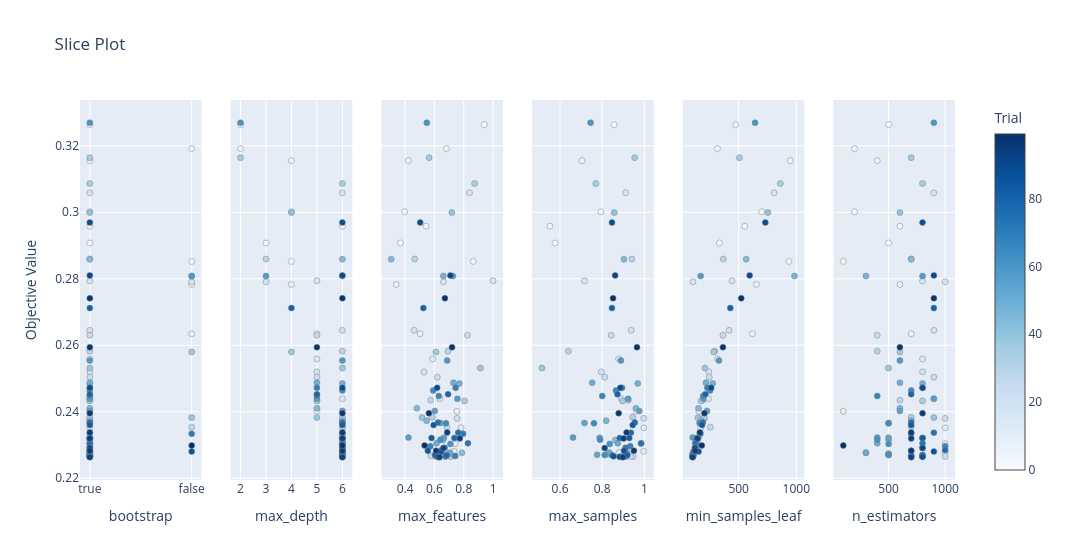

This figure's notebook cell:
### Markdown cell above
##### **Visualise the tuning paths**

### Code cell
# What parameters where the most important?
optuna.visualization.plot_param_importances(study_rf_coords)

# Visualise the optimisation process 
# A good option to demonstrate whether the optimisation process is converging, e.g.b whether you still need more trials? 
# optuna.visualization.plot_optimization_history(study_rf_coords)

optuna.visualization.plot_slice(study_rf_coords)

# optuna.visualization.plot_parallel_coordinate(study_rf_coords)
